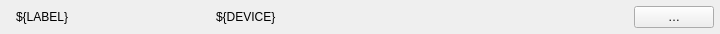
<?xml version="1.0" encoding="UTF-8"?>
<!--
  One pressure gauge in a device group: state, label, device name, pressure
  and the button opening its panel (panel.ui next to this file).
  Macros: DEVICE, LABEL (e.g. from the dataSource of a PyDMTemplateRepeater, see ../../group.ui)
-->
<ui version="4.0">
 <class>PressureGaugeRow</class>
 <widget class="QWidget" name="PressureGaugeRow">
  <property name="geometry">
   <rect>
    <x>0</x>
    <y>0</y>
    <width>720</width>
    <height>34</height>
   </rect>
  </property>
  <property name="windowTitle">
   <string>${LABEL}</string>
  </property>
  <layout class="QHBoxLayout" name="row_layout">
   <property name="spacing">
    <number>10</number>
   </property>
   <property name="leftMargin">
    <number>6</number>
   </property>
   <property name="topMargin">
    <number>3</number>
   </property>
   <property name="rightMargin">
    <number>6</number>
   </property>
   <property name="bottomMargin">
    <number>3</number>
   </property>
   <item>
    <widget class="TangoStateLed" name="state_led">
     <property name="toolTip">
      <string>tango://${DEVICE}/State</string>
     </property>
     <property name="channel" stdset="0">
      <string>tango://${DEVICE}/State</string>
     </property>
    </widget>
   </item>
   <item>
    <widget class="QLabel" name="device_label">
     <property name="text">
      <string>${LABEL}</string>
     </property>
     <property name="minimumSize">
      <size>
       <width>190</width>
       <height>0</height>
      </size>
     </property>
    </widget>
   </item>
   <item>
    <widget class="QLabel" name="device_name">
     <property name="text">
      <string>${DEVICE}</string>
     </property>
     <property name="minimumSize">
      <size>
       <width>190</width>
       <height>0</height>
      </size>
     </property>
     <property name="mbiRole" stdset="0">
      <string>caption</string>
     </property>
    </widget>
   </item>
   <item>
    <widget class="PyDMLabel" name="pressure">
     <property name="minimumSize">
      <size>
       <width>95</width>
       <height>0</height>
      </size>
     </property>
     <property name="toolTip">
      <string>tango://${DEVICE}/pressure</string>
     </property>
     <property name="alignment">
      <set>Qt::AlignRight|Qt::AlignVCenter</set>
     </property>
     <property name="mbiRole" stdset="0">
      <string>value</string>
     </property>
     <property name="showUnits" stdset="0">
      <bool>true</bool>
     </property>
     <property name="channel" stdset="0">
      <string>tango://${DEVICE}/pressure</string>
     </property>
     <property name="displayFormat" stdset="0">
      <enum>PyDMLabel::Exponential</enum>
     </property>
    </widget>
   </item>
   <item>
    <spacer name="spacer">
     <property name="orientation">
      <enum>Qt::Horizontal</enum>
     </property>
     <property name="sizeHint" stdset="0">
      <size>
       <width>0</width>
       <height>0</height>
      </size>
     </property>
    </spacer>
   </item>
   <item>
    <widget class="PyDMRelatedDisplayButton" name="open">
     <property name="toolTip">
      <string>Open the panel of ${DEVICE}</string>
     </property>
     <property name="text">
      <string>…</string>
     </property>
     <property name="filenames" stdset="0">
      <stringlist>
       <string>panel.ui</string>
      </stringlist>
     </property>
     <property name="macros" stdset="0">
      <stringlist>
       <string>{"DEVICE": "${DEVICE}"}</string>
      </stringlist>
     </property>
     <property name="openInNewWindow" stdset="0">
      <bool>true</bool>
     </property>
     <property name="showIcon" stdset="0">
      <bool>false</bool>
     </property>
     <property name="mbiRole" stdset="0">
      <string>open</string>
     </property>
    </widget>
   </item>
  </layout>
 </widget>
 <customwidgets>
  <customwidget>
   <class>PyDMLabel</class>
   <extends>QLabel</extends>
   <header>pydm.widgets.label</header>
  </customwidget>
  <customwidget>
   <class>PyDMRelatedDisplayButton</class>
   <extends>QPushButton</extends>
   <header>pydm.widgets.related_display_button</header>
  </customwidget>
  <customwidget>
   <class>TangoStateLed</class>
   <extends>QWidget</extends>
   <header>pydm_mbi.widgets.state_led</header>
  </customwidget>
 </customwidgets>
 <resources />
 <connections />
</ui>
